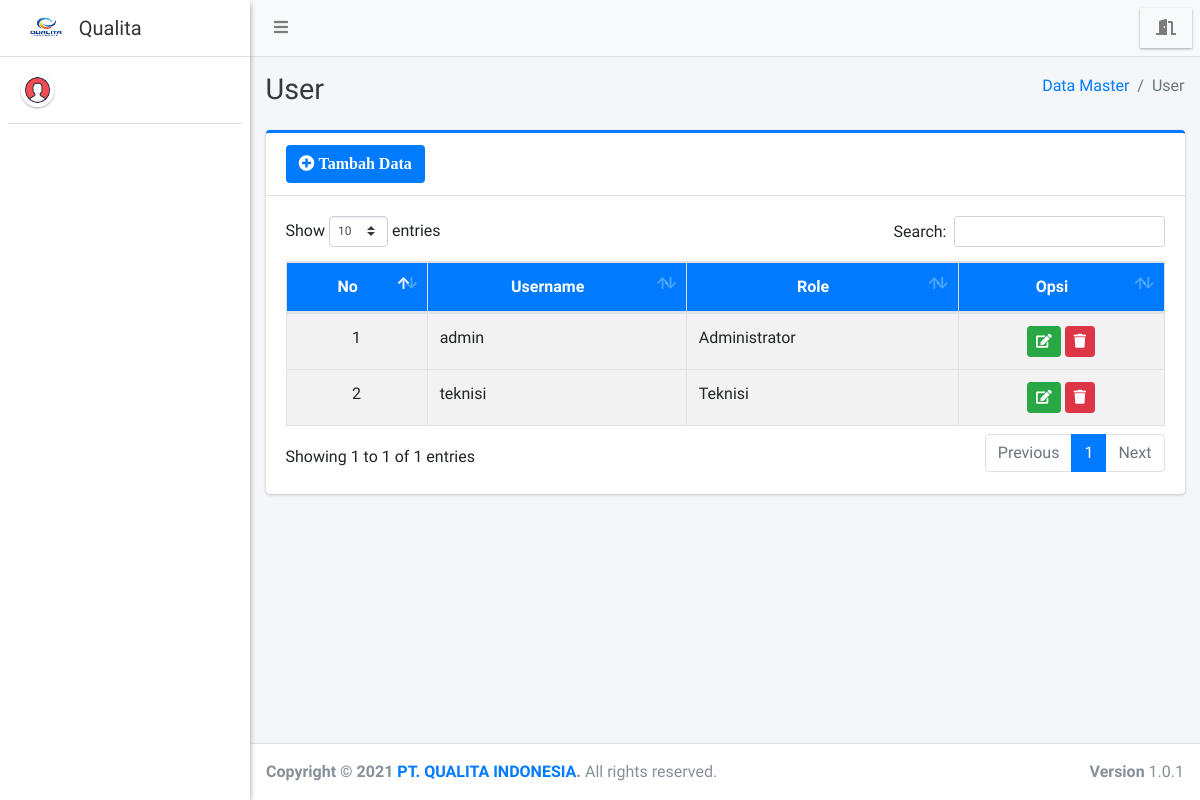
The app's page /admin/user/index.php, older data.
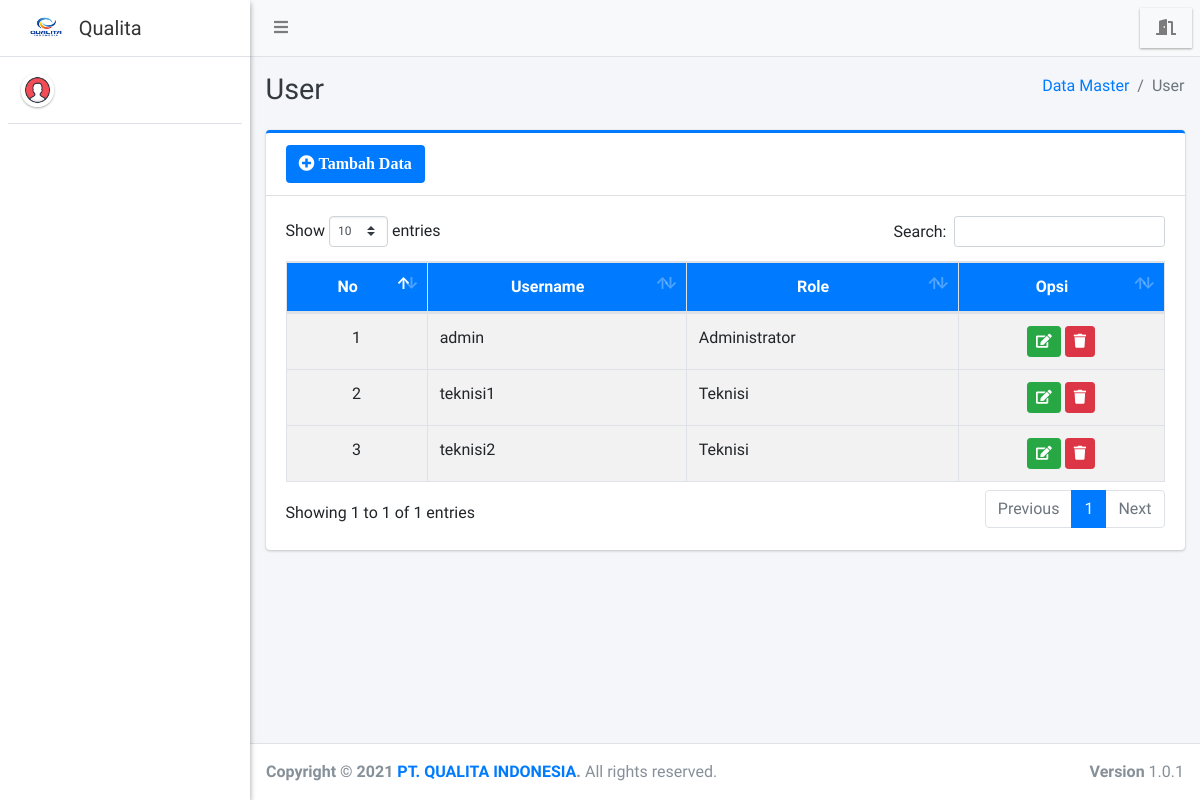
The same page, newer data.
### tables this page shows
CREATE TABLE `user` (
  `id_user` int(11) NOT NULL,
  `username` varchar(50) NOT NULL,
  `password` varchar(100) NOT NULL,
  `role` varchar(20) NOT NULL
);

### admin/user/index.php (the view, shortened to what this page needs)
<?php
require '../../config/koneksi.php';
?>
<!DOCTYPE html>
<html>
<?php
include '../../templates/head.php';
?>
<body class="hold-transition sidebar-mini layout-fixed">
    <div class="wrapper">
        <?php
        include '../../templates/navbar.php';
        ?>
        <?php
        include '../../templates/sidebar.php';
        ?>
        <div class="content-wrapper">
            <div class="content-header">
                <div class="container-fluid">
                    <div class="row mb-2">
                        <div class="col-sm-6">
                            <h1 class="m-0 text-dark">User</h1>
                        </div>
                        <div class="col-sm-6">
                            <ol class="breadcrumb float-sm-right">
                                <li class="breadcrumb-item"><a href="#">Data Master</a></li>
                                <li class="breadcrumb-item active">User</li>
                            </ol>
                        </div>
                    </div>
                </div>
            </div>
            <section class="content">
                <div class="container-fluid">
                    <div class="row">
                        <div class="col-12">
                            <div class="card card-primary card-outline">
                                <div class="card-header">
                                    <a href="tambah" class="btn bg-blue"><i class="fa fa-plus-circle"> Tambah Data</i></a>
                                </div>
                                <div class="card-body">
                                    <div class="table-responsive">
                                        <table id="example1" class="table table-bordered table-striped">
                                            <thead class="bg-blue">
                                                <tr align="center">
                                                    <th>No</th>
                                                    <th>Username </th>
                                                    <th>Role</th>
                                                    <th>Opsi</th>
                                                </tr>
                                            </thead>
                                            <?php
                                            $no = 1;
                                            $data = $koneksi->query("SELECT * FROM user");
                                            while ($row = $data->fetch_array()) {
                                            ?>
                                                <tbody style="background-color: white">
                                                    <tr>
                                                        <td align="center"><?= $no++ ?></td>
                                                        <td><?= $row['username'] ?></td>
                                                        <td><?= $row['role'] ?></td>
                                                        <td align="center">
                                                            <a href="edit?id=<?= $row['id_user'] ?>" class="btn btn-success btn-sm" title="Edit"><i class="fa fa-edit"></i></a>
                                                            <a href="hapus?id=<?= $row['id_user'] ?>" class="btn btn-danger btn-sm alert-hapus" title="Hapus"><i class="fa fa-trash"></i></a>
                                                        </td>
                                                    </tr>
                                                </tbody>
                                            <?php } ?>
                                        </table>
                                    </div>
                                </div>
                            </div>
                        </div>
                    </div>
                </div>
            </section>
        </div>
        <?php include_once "../../templates/footer.php"; ?>
    </div>
</body>
</html>

Row changes from the older to the newer data that the page shows:
removed user: username "teknisi", role "Teknisi"
added user: username "teknisi1", role "Teknisi"
added user: username "teknisi2", role "Teknisi"
